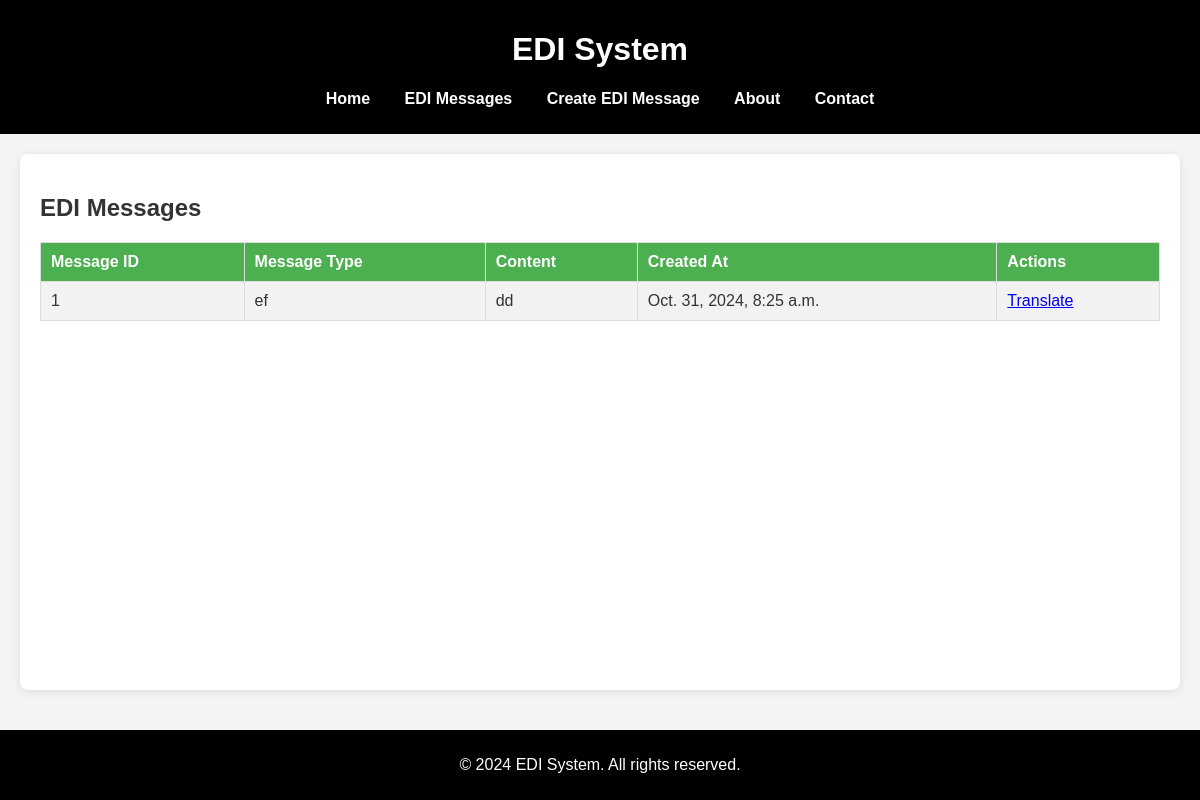
Page /edi/list/ on the earlier database version.
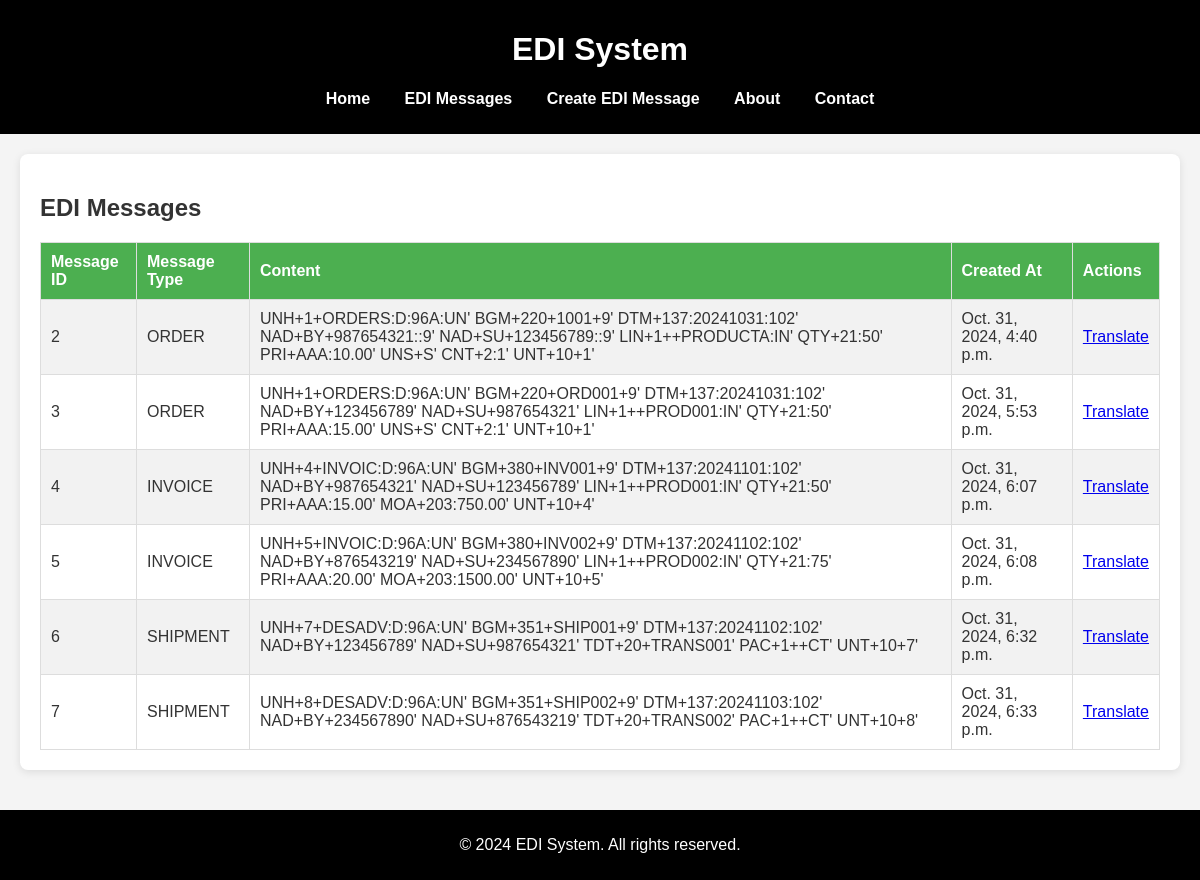
Same page on the later database version.
### edi_app/models.py (models this page shows, shortened)
class EDIMessage(models.Model):
    MESSAGE_TYPE_CHOICES = [
        ('ORDER', 'Order'),
        ('INVOICE', 'Invoice'),
        ('SHIPMENT', 'Shipment'),
    ]
    sender = models.CharField(max_length=255)
    receiver = models.CharField(max_length=255)
    document_type = models.CharField(max_length=10, choices=MESSAGE_TYPE_CHOICES)
    document_data = models.TextField()
    created_at = models.DateTimeField(auto_now_add=True)
    updated_at = models.DateTimeField(auto_now=True)
    class Meta:
        ordering = ['created_at']

### edi_app/views.py (the view)
# urls.py: path('list/', views.list_edi_messages, name='list_edi_messages'),
def list_edi_messages(request):
    messages = EDIMessage.objects.all()
    return render(request, 'list_edi.html', {'messages': messages})

### edi_app/templates/list_edi.html (shortened to what this page needs)
{% extends 'base.html' %}
{% block content %}
<h2>EDI Messages</h2>
<table class="edi-table">
    <tr>
        <th>Message ID</th>
        <th>Message Type</th>
        <th>Content</th>
        <th>Created At</th>
        <th>Actions</th>
    </tr>
    {% for message in messages %}
    <tr>
        <td>{{ message.id }}</td>
        <td>{{ message.document_type }}</td>
        <td>{{ message.document_data }}</td>
        <td>{{ message.created_at }}</td>
        <td>
            <a href="{% url 'translate_edi_message' message.id %}">Translate</a>
        </td>
    </tr>
    {% endfor %}
</table>
{% endblock %}

### edi_app/templates/base.html (shortened to what this page needs)
<!DOCTYPE html>
<html lang="en">
<head>
</head>
<body>
    <header>
        <h1>EDI System</h1>
        <nav>
            <ul>
                <li><a href="{% url 'home' %}">Home</a></li>
                <li><a href="{% url 'list_edi_messages' %}">EDI Messages</a></li>
                <li><a href="{% url 'create_edi_message' %}">Create EDI Message</a></li>
                <li><a href="#">About</a></li>
                <li><a href="#">Contact</a></li>
            </ul>
        </nav>
    </header>
    <div>
        {% block content %}{% endblock %}
    </div>
    <footer>
        <p>&copy; 2024 EDI System. All rights reserved.</p>
    </footer>
</body>
</html>

### edi_app/templates/base.html (style rules this page uses)
body { font-family: Arial, sans-serif; margin: 0; padding: 0; background-color: #f4f4f4; color: #333; display: flex; flex-direction: column; min-height: 100vh; }
header { background-color: #000000; color: white; padding: 10px 20px; text-align: center; }
nav ul { list-style-type: none; padding: 0; }
nav ul li { display: inline; margin: 0 15px; }
nav ul li a { color: white; text-decoration: none; font-weight: bold; transition: color 0.3s; }
div { padding: 20px; background-color: white; border-radius: 8px; box-shadow: 0 2px 8px rgba(0, 0, 0, 0.1); margin: 20px; flex: 1; }
footer { text-align: center; margin-top: 20px; padding: 10px 0; background-color: #000000; color: white; }

### edi_app/templates/list_edi.html (style rules this page uses)
.edi-table { width: 100%; border-collapse: collapse; margin-top: 20px; }
.edi-table th, .edi-table td { border: 1px solid #ddd; padding: 10px; text-align: left; }
.edi-table th { background-color: #4CAF50; color: white; }
.edi-table tr:nth-child(even) { background-color: #f2f2f2; }

Differences in the rows shown:
removed EDIMessage: id "1", document_type "ef", document_data "dd", created_at "Oct. 31, 2024, 8:25 a.m."
added EDIMessage: id "2", document_type "ORDER", document_data "UNH+1+ORDERS:D:96A:UN' BGM+220+1001+9' DTM+137:20241031:102' NAD+BY+987654321::9' NAD+SU+123456789::9' LIN+1++PRODUCTA:IN' QTY+21:50' PRI+AAA:10.00' UNS+S' CNT+2:1' UNT+10+1'", created_at "Oct. 31, 2024, 4:40 p.m."
added EDIMessage: id "3", document_type "ORDER", document_data "UNH+1+ORDERS:D:96A:UN' BGM+220+ORD001+9' DTM+137:20241031:102' NAD+BY+123456789' NAD+SU+987654321' LIN+1++PROD001:IN' QTY+21:50' PRI+AAA:15.00' UNS+S' CNT+2:1' UNT+10+1'", created_at "Oct. 31, 2024, 5:53 p.m."
added EDIMessage: id "4", document_type "INVOICE", document_data "UNH+4+INVOIC:D:96A:UN' BGM+380+INV001+9' DTM+137:20241101:102' NAD+BY+987654321' NAD+SU+123456789' LIN+1++PROD001:IN' QTY+21:50' PRI+AAA:15.00' MOA+203:750.00' UNT+10+4'", created_at "Oct. 31, 2024, 6:07 p.m."
added EDIMessage: id "5", document_type "INVOICE", document_data "UNH+5+INVOIC:D:96A:UN' BGM+380+INV002+9' DTM+137:20241102:102' NAD+BY+876543219' NAD+SU+234567890' LIN+1++PROD002:IN' QTY+21:75' PRI+AAA:20.00' MOA+203:1500.00' UNT+10+5'", created_at "Oct. 31, 2024, 6:08 p.m."
added EDIMessage: id "6", document_type "SHIPMENT", document_data "UNH+7+DESADV:D:96A:UN' BGM+351+SHIP001+9' DTM+137:20241102:102' NAD+BY+123456789' NAD+SU+987654321' TDT+20+TRANS001' PAC+1++CT' UNT+10+7'", created_at "Oct. 31, 2024, 6:32 p.m."
added EDIMessage: id "7", document_type "SHIPMENT", document_data "UNH+8+DESADV:D:96A:UN' BGM+351+SHIP002+9' DTM+137:20241103:102' NAD+BY+234567890' NAD+SU+876543219' TDT+20+TRANS002' PAC+1++CT' UNT+10+8'", created_at "Oct. 31, 2024, 6:33 p.m."
